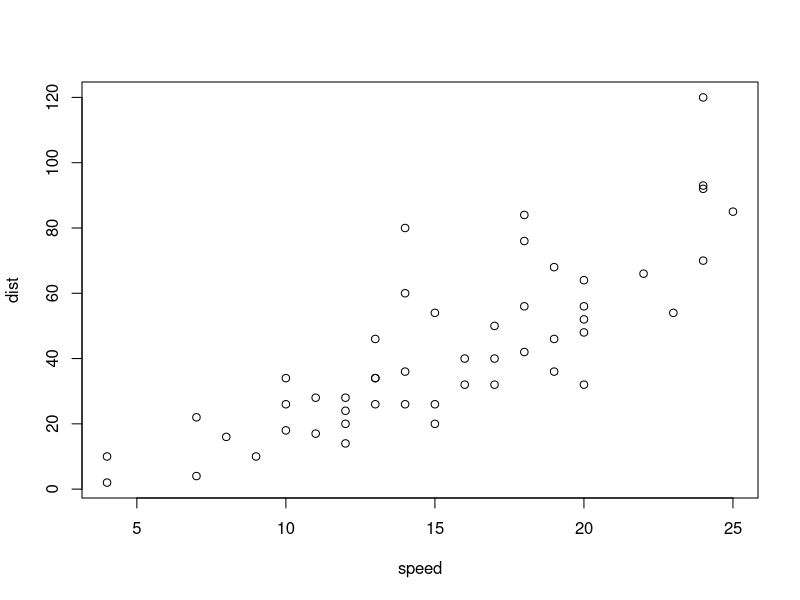
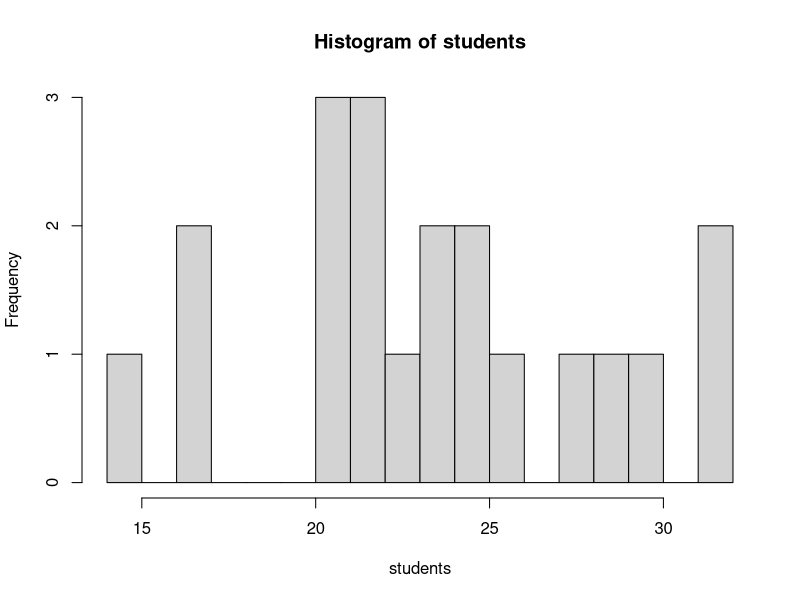
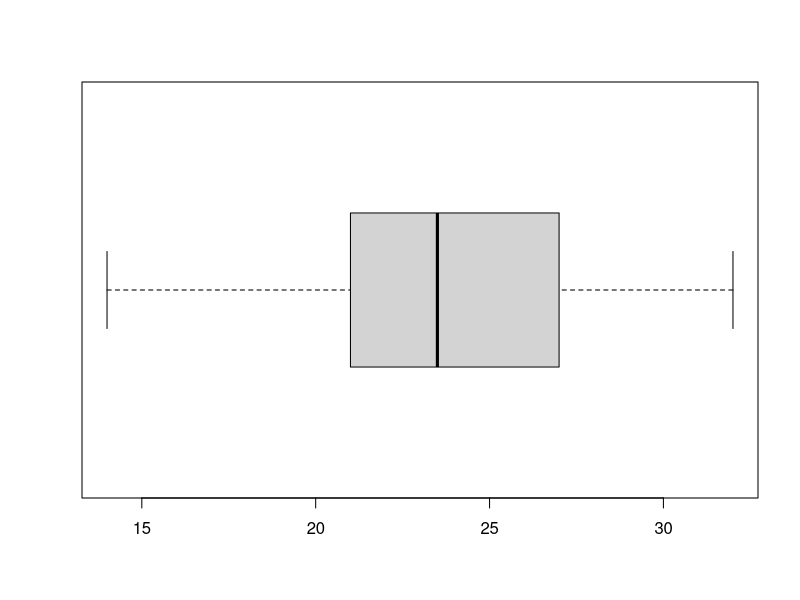
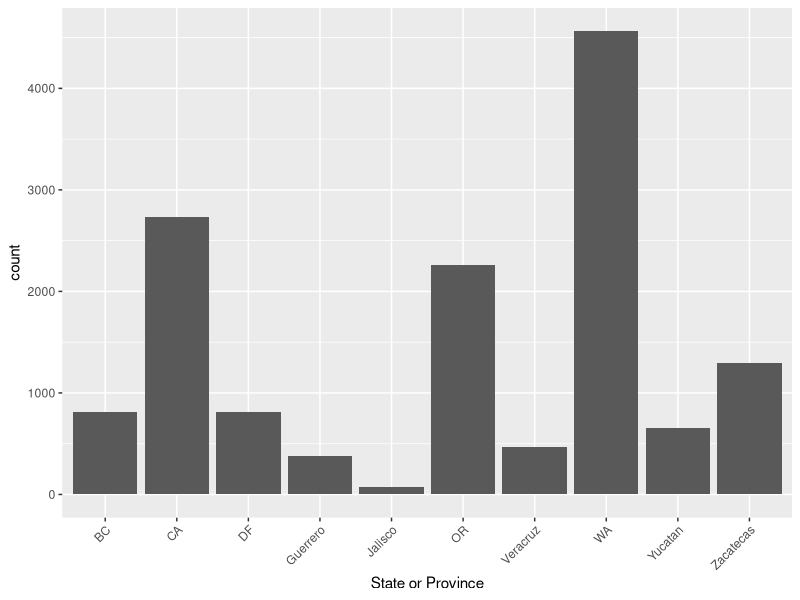
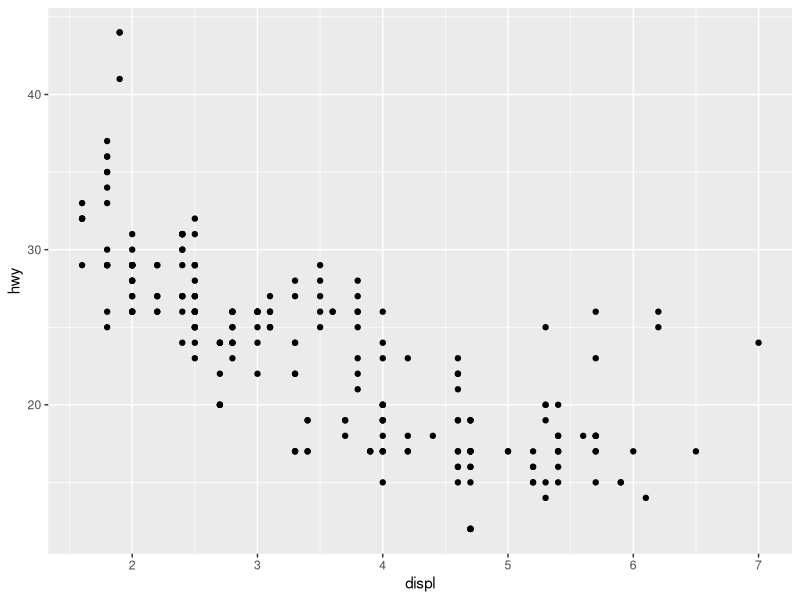
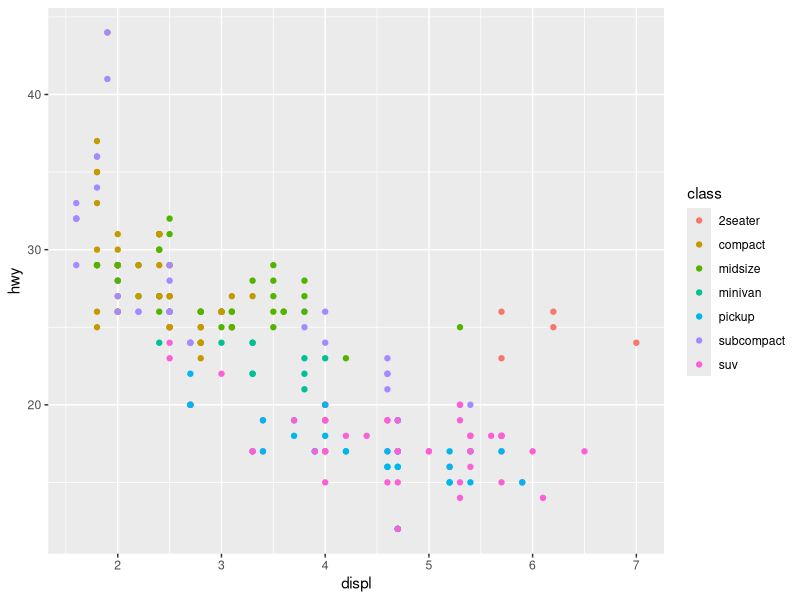

Source code (R) for these figures, in order:
plot(cars)

# for testing use this
students <- round(rnorm(20, 25, 5))

# for class use this
# students <- c() 

students

summary(students)

var(students); sqrt(var(students))

# define a variable for the mean we will consistently use bar for sample mean
# again note I use the <- assignment rather than =
ybar <- mean(students)

# R can then do the arithmetic and when we combine a list of numbers with a single number and square it, it knows what we mean.
(students - ybar)^2

# Then as we said, we sum over all of these and then divide by the number of them
# minus 1

sum( (students - ybar)^2 ) / ( length(students) - 1 )

sum(students - ybar )

sum( abs(students - ybar)) / (length(students) - 1 )

hist(students, 20)

boxplot(students, horizontal=TRUE)
# Note the use of = for a parameter instead of <-

library(readxl) # for reading Excel files
library(ggplot2) # for making nice plots - part of the tidyverse

supermarket <- read_excel("Supermarket Transactions.xlsx", sheet = 2)

# head() gives us just the first part of a dataframe
head(supermarket)

colnames(supermarket)

sapply(supermarket, class)

table(supermarket$Gender)

# Note that because the feature Marital Status has a space in it, we have to use quotes to refer to it:
table( supermarket$`Marital Status`, supermarket$Gender) 

# Here to make this easier to read we are going to do the operation in two separate commands; 
table1 <- table(supermarket$`Marital Status`, supermarket$Gender, supermarket$`State or Province`)
ftable(table1)

table2 <- table(supermarket$`Marital Status`, supermarket$Gender)
prop.table(table2)

# Note in this one the direction of the quotes matter
ggplot(supermarket) + 
  geom_bar(mapping = aes(x=`State or Province`)) + 
  theme(axis.text.x=element_text(angle=45, hjust=1))

head(mpg)

ggplot(data = mpg) + geom_point(mapping = aes( x = displ, y = hwy ))

ggplot(data = mpg) + 
    geom_point(mapping = aes( x = displ, y = hwy, color = class ))


